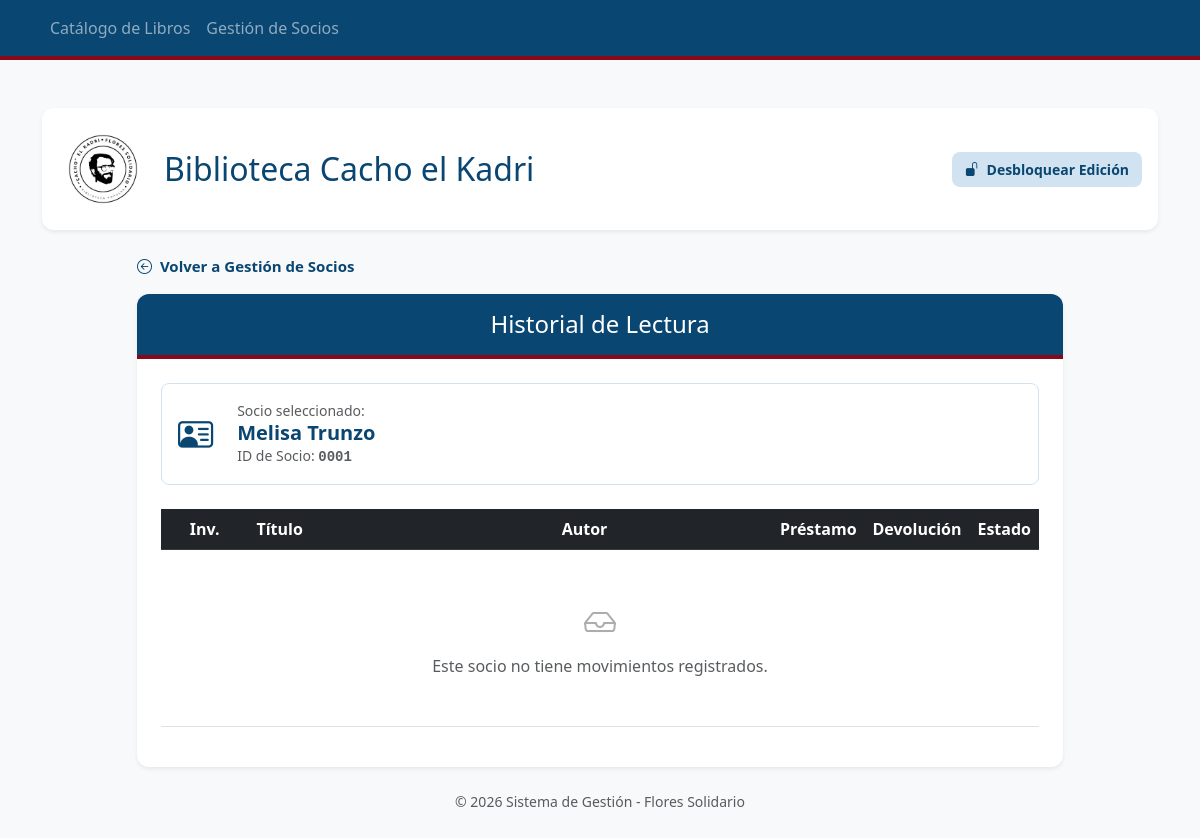
The app's page /historial_socio/1, older data.
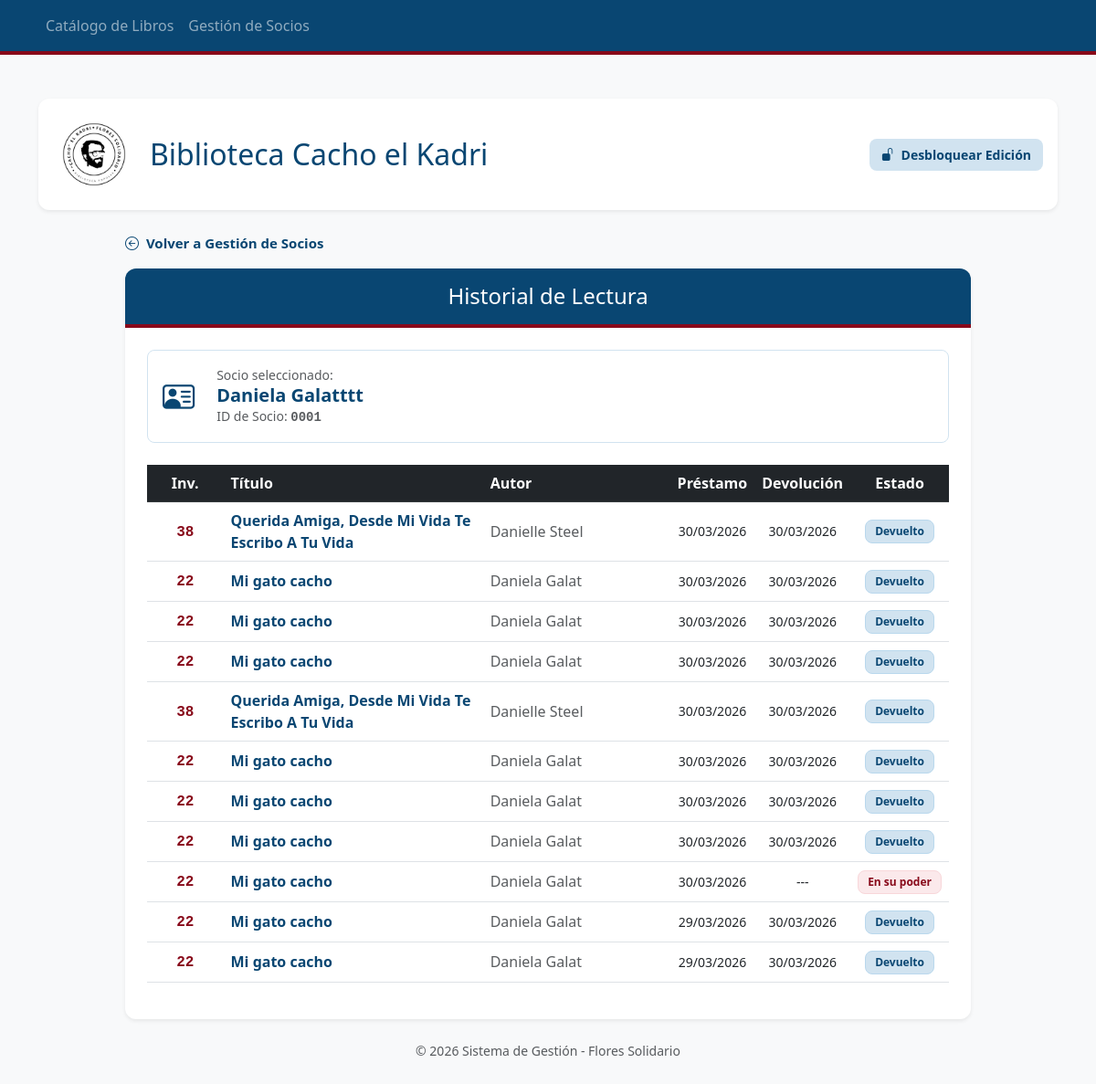
The same page, newer data.
### tables this page shows
CREATE TABLE Socios (
            id_socio INTEGER PRIMARY KEY AUTOINCREMENT,
            nombre_completo TEXT NOT NULL,
            telefono TEXT NOT NULL
        );

CREATE TABLE Prestamos (
            id_prestamo INTEGER PRIMARY KEY AUTOINCREMENT,
            id_socio INTEGER,
            nro_inventario INTEGER,
            fecha_prestamo DATE,
            fecha_devolucion DATE,
            FOREIGN KEY (id_socio) REFERENCES Socios (id_socio),
            FOREIGN KEY (nro_inventario) REFERENCES Ejemplares (nro_inventario)
        );

CREATE TABLE Obras (
            mfn INTEGER PRIMARY KEY AUTOINCREMENT,
            titulo TEXT NOT NULL,
            autor TEXT NOT NULL,
            editorial TEXT,
            anio TEXT
        );

### app.py (the view)
@app.route('/historial_socio/<int:id_socio>')
def historial_socio(id_socio):
    conexion = sqlite3.connect("biblioteca.db")
    cursor = conexion.cursor()
    cursor.execute("SELECT nombre_completo FROM Socios WHERE id_socio = ?", (id_socio,))
    nombre_socio = cursor.fetchone()[0]
    cursor.execute('''
        SELECT o.titulo, o.autor, p.fecha_prestamo, p.fecha_devolucion, p.nro_inventario
        FROM Prestamos p
        JOIN Ejemplares e ON p.nro_inventario = e.nro_inventario
        JOIN Obras o ON e.mfn_vinculado = o.mfn
        WHERE p.id_socio = ?
        ORDER BY p.fecha_prestamo DESC
    ''', (id_socio,))
    historial = cursor.fetchall()
    conexion.close()
    return render_template('historial_socio.html',
                           nombre=nombre_socio,
                           historial=historial,
                           id_s=id_socio)

### templates/historial_socio.html (shortened to what the changed rows need)
{% extends 'layout.html' %}
{% block content %}
<div class="row justify-content-center mb-5">
    <div class="col-lg-10">
        <div class="card shadow-sm border-0" style="border-radius: 12px; overflow: hidden;">
            <div class="card-body p-4">
                <div class="mb-4 p-3 bg-white border rounded-3" style="border-color: #d1e3f0 !important;">
                    <div class="row align-items-center">
                        <div class="col">
                            <p class="mb-0 small text-muted">Socio seleccionado:</p>
                            <h5 class="mb-0" style="color: #094672; font-weight: bold;">{{ nombre }}</h5>
                            <p class="mb-0 text-muted small">ID de Socio: <span style="font-family: monospace; font-weight: bold;">{{ "%04d" | format(id_s) }}</span></p>
                        </div>
                    </div>
                </div>
                <div class="table-responsive">
                    <table class="table table-hover align-middle">
                        <thead class="table-dark" style="background-color: #094672 !important;">
                            <tr class="text-center">
                                <th style="width: 10%;">Inv.</th>
                                <th class="text-start" style="width: 35%;">Título</th>
                                <th class="text-start" style="width: 25%;">Autor</th>
                                <th>Préstamo</th>
                                <th>Devolución</th>
                                <th>Estado</th>
                            </tr>
                        </thead>
                        <tbody>
                            {% for registro in historial %}
                            <tr class="text-center">
                                <td><span style="font-family: monospace; font-weight: bold; color: #88091a;">{{ registro[4] }}</span></td>
                                <td class="text-start fw-bold" style="color: #094672;">{{ registro[0] }}</td>
                                <td class="text-start text-muted">{{ registro[1] }}</td>
                                <td class="small">{{ registro[2] }}</td>
                                <td class="small">{{ registro[3] if registro[3] else "---" }}</td>
                                <td>
                                    {% if registro[3] %}
                                        <span class="badge" style="background-color: #d1e3f0; color: #094672; border-radius: 8px; padding: 6px 10px; font-weight: bold; border: 1px solid #b9d8ed;">Devuelto</span>
                                    {% else %}
                                        <span class="badge" style="background-color: #fbe9eb; color: #88091a; border-radius: 8px; padding: 6px 10px; font-weight: bold; border: 1px solid #f8d7da;">En su poder</span>
                                    {% endif %}
                                </td>
                            </tr>
                            {% else %}
                            <tr>
                                <td colspan="6" class="text-center text-muted py-5">
                                    <i class="bi bi-inbox fs-2 d-block mb-2 opacity-50"></i>
                                    Este socio no tiene movimientos registrados.
                                </td>
                            </tr>
                            {% endfor %}
                        </tbody>
                    </table>
                </div>
            </div>
        </div>
    </div>
</div>
{% endblock %}

Row changes from the older to the newer data that the page shows:
changed Socios: nombre_completo "Melisa Trunzo" → "Daniela Galatttt"
added Prestamos: nro_inventario "38", titulo "Querida Amiga, Desde Mi Vida Te Escribo A Tu Vida", autor "Danielle Steel", fecha_prestamo "30/03/2026", fecha_devolucion "30/03/2026", shows "Devuelto"
added Prestamos: nro_inventario "22", titulo "Mi gato cacho", autor "Daniela Galat", fecha_prestamo "30/03/2026", fecha_devolucion "30/03/2026", shows "Devuelto"
added Prestamos: nro_inventario "22", titulo "Mi gato cacho", autor "Daniela Galat", fecha_prestamo "30/03/2026", fecha_devolucion "30/03/2026", shows "Devuelto"
added Prestamos: nro_inventario "22", titulo "Mi gato cacho", autor "Daniela Galat", fecha_prestamo "30/03/2026", fecha_devolucion "30/03/2026", shows "Devuelto"
added Prestamos: nro_inventario "38", titulo "Querida Amiga, Desde Mi Vida Te Escribo A Tu Vida", autor "Danielle Steel", fecha_prestamo "30/03/2026", fecha_devolucion "30/03/2026", shows "Devuelto"
added Prestamos: nro_inventario "22", titulo "Mi gato cacho", autor "Daniela Galat", fecha_prestamo "30/03/2026", fecha_devolucion "30/03/2026", shows "Devuelto"
added Prestamos: nro_inventario "22", titulo "Mi gato cacho", autor "Daniela Galat", fecha_prestamo "30/03/2026", fecha_devolucion "30/03/2026", shows "Devuelto"
added Prestamos: nro_inventario "22", titulo "Mi gato cacho", autor "Daniela Galat", fecha_prestamo "30/03/2026", fecha_devolucion "30/03/2026", shows "Devuelto"
added Prestamos: nro_inventario "22", titulo "Mi gato cacho", autor "Daniela Galat", fecha_prestamo "30/03/2026", registro "---", shows "En su poder"
added Prestamos: nro_inventario "22", titulo "Mi gato cacho", autor "Daniela Galat", fecha_prestamo "29/03/2026", fecha_devolucion "30/03/2026", shows "Devuelto"
added Prestamos: nro_inventario "22", titulo "Mi gato cacho", autor "Daniela Galat", fecha_prestamo "29/03/2026", fecha_devolucion "30/03/2026", shows "Devuelto"
Text that changed along with them:
text no longer shown: "Este socio no tiene movimientos registrados."
